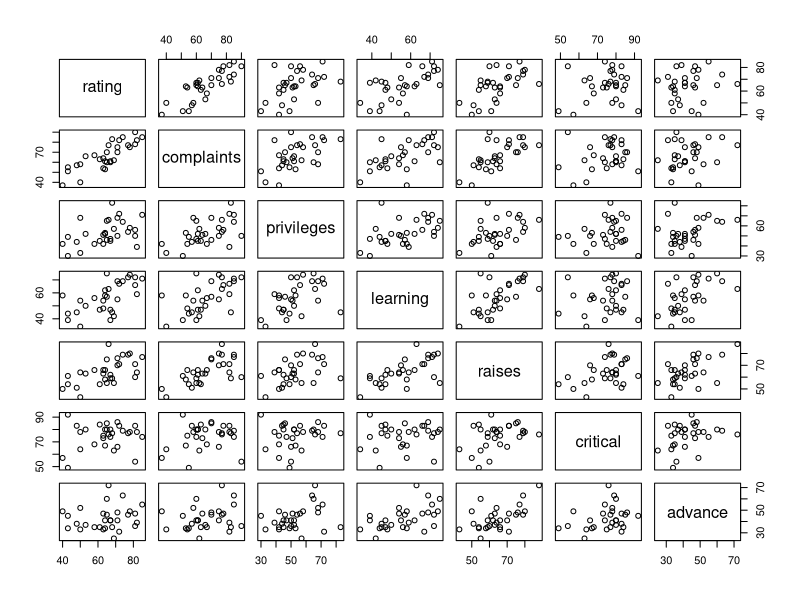
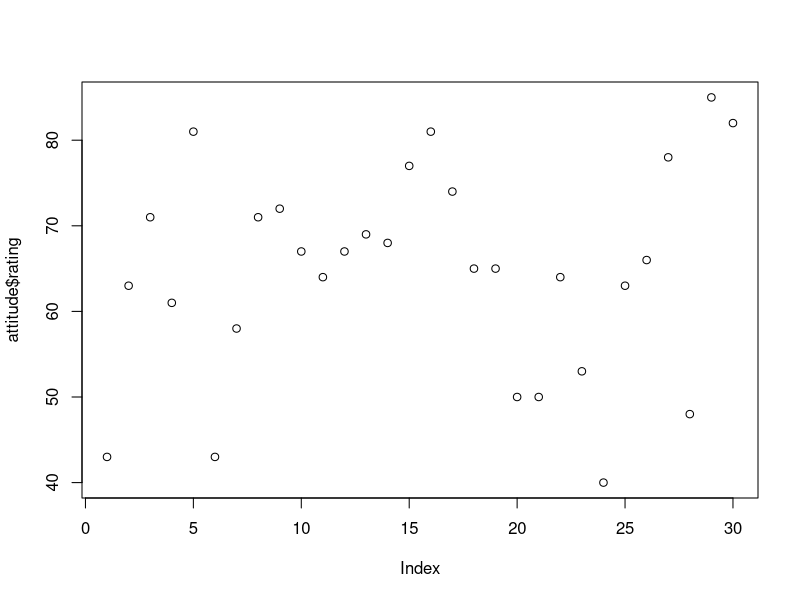
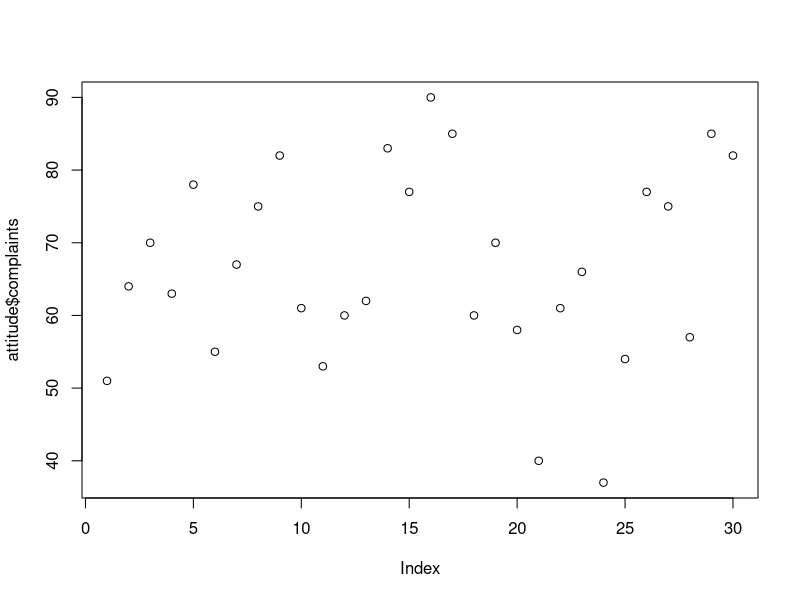
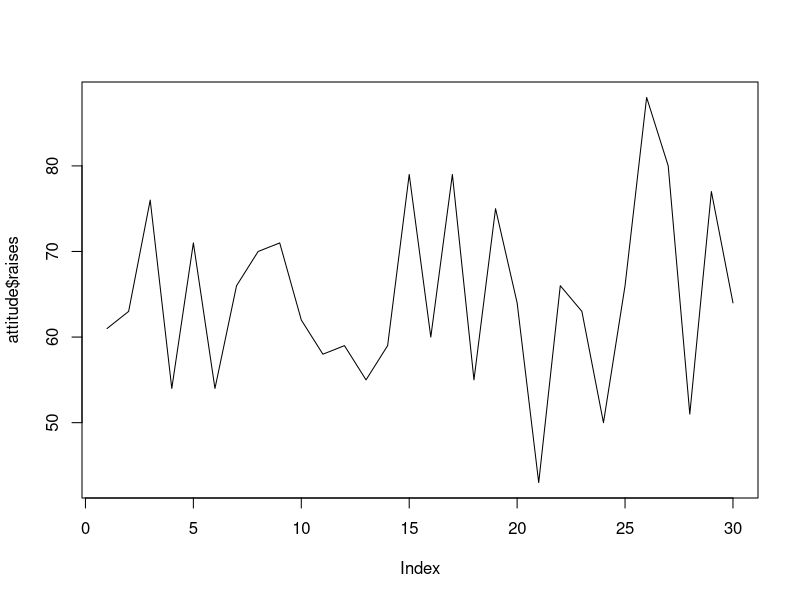
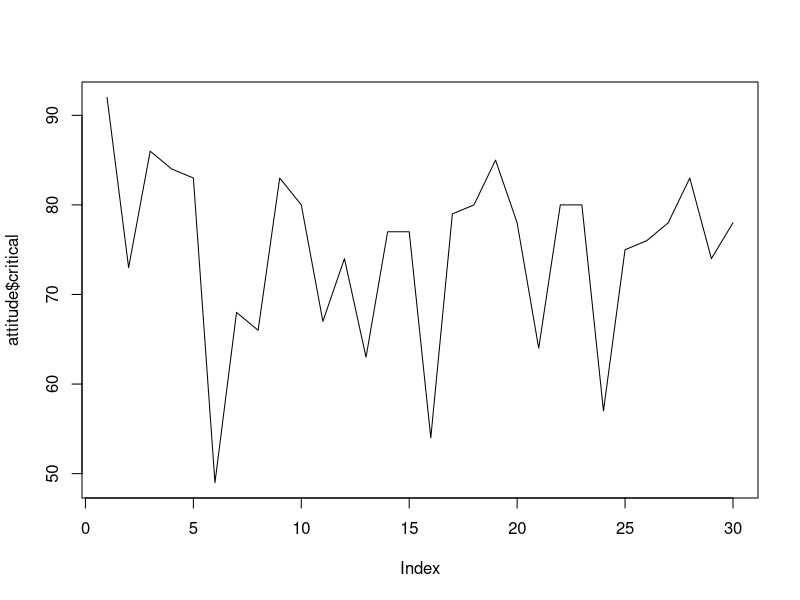
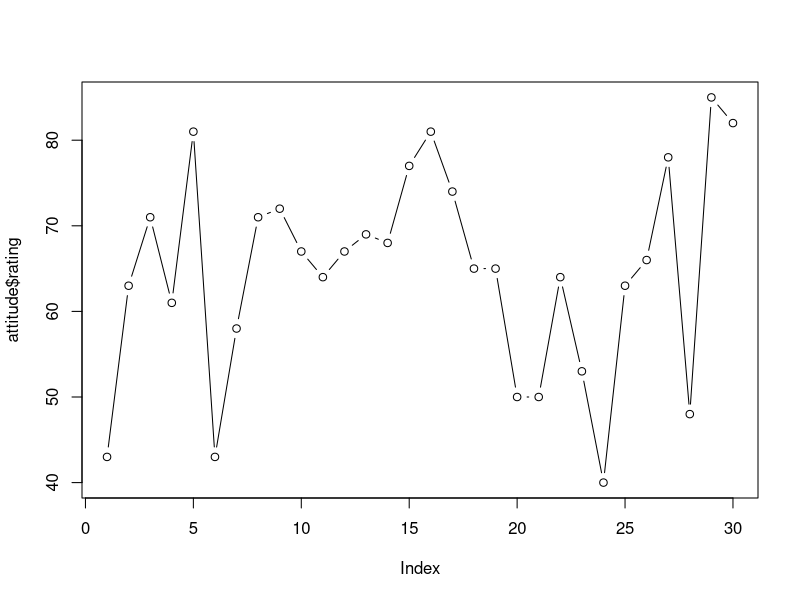
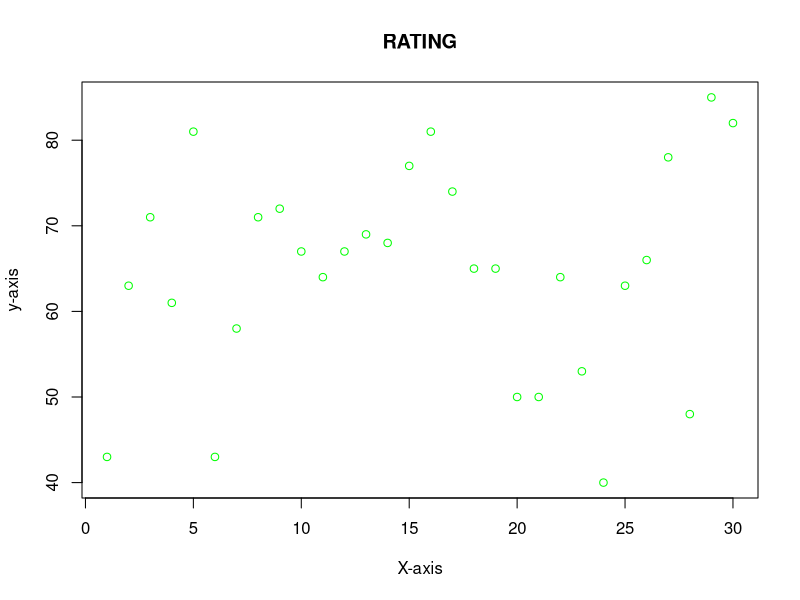
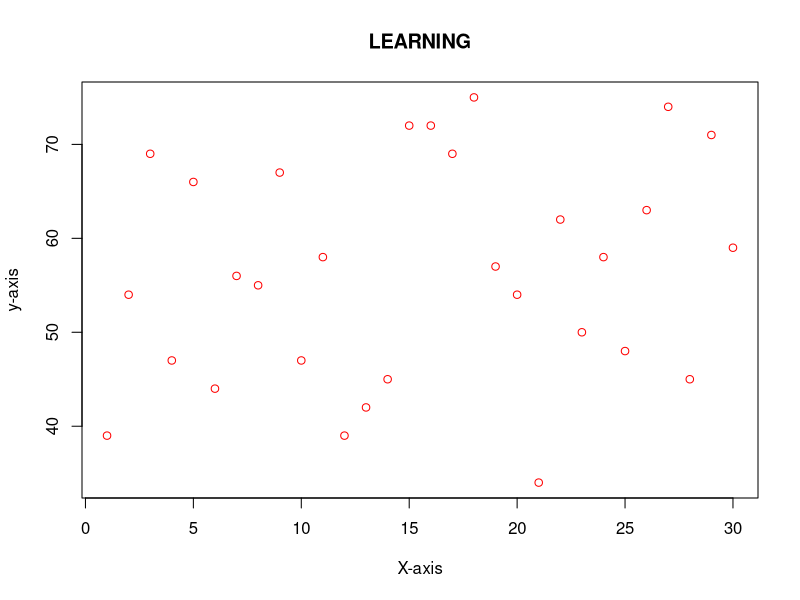

The R script that drew these images, in order:
##R practice with in-built dataset "attitude"##
attitude<-datasets::attitude

head(attitude)
tail(attitude)

#to choose column
attitude$rating
attitude$complaints
attitude$privileges
attitude$learning
attitude[4,5] #to choose a particualr value from the table


#for summary statistics
summary(attitude$rating)# summary for rating column
summary(attitude)    #summary for all columns
summary(attitude[3]) #summary for 3rd column


#####Plotting#####

plot(attitude)       #plot all columns 
plot(attitude$rating)   #plots rating column
plot(attitude$complaints)   #plots complaints column

plot(attitude$raises,type='l')       #plots column raises as line
plot(attitude$critical,type='l')  #plots column critical as line type
plot(attitude$rating,type='b')  #plots in both point and line

#Customising the graphs
plot(attitude$rating,xlab='X-axis',ylab='y-axis',main='RATING',col='green')
plot(attitude$learning,xlab='X-axis',ylab='y-axis',main='LEARNING',col='red')

#Horizontal Bar Plot
barplot(attitude$learning,ylab='y-axis',main="LEARNING",col='blue',horiz=F)
barplot(attitude$critical,xlab='x-axis',main='CRITICAL',col='blue',horiz=T)


#Histogram
hist(attitude$rating)   #histogram with column rating
hist(attitude$complaints,xlab='X-axis',ylab='Y-axis',main='Histogram of complaints',col='blue')


#Box Plot
boxplot(attitude$raises)   #plot box with column raises
boxplot(attitude$rating,attitude$learning)   #multiple columns
boxplot(attitude[1:4],col='red')     #plotting by range. Here column from 1 to 4 is plotted


#Customising the Graphs' attributes
par(mfrow=c(3,3),mar=c(2,5,2,1),las=1,bty='o')

plot(attitude$rating)
barplot(attitude$complaints)
hist(attitude$privileges,main='ATTITUDE')
hist(attitude$raises,xlab='X-axis',ylab='Y-axis',main='Histogram of Raises',col='blue')
boxplot(attitude$critical)
barplot(attitude$rating,xlab='X-axis',main='ATTITUDE',col='blue',horiz=T)

##AND##

par(mfrow=c(2,4),mar=c(5,4,1,3),las=0,bty='n')


plot(attitude$rating)
barplot(attitude$complaints)
hist(attitude$privileges,main='ATTITUDE')
hist(attitude$raises,xlab='X-axis',ylab='Y-axis',main='Histogram of Raises',col='blue')
boxplot(attitude$critical)
barplot(attitude$rating,xlab='X-axis',main='ATTITUDE',col='blue',horiz=T)
